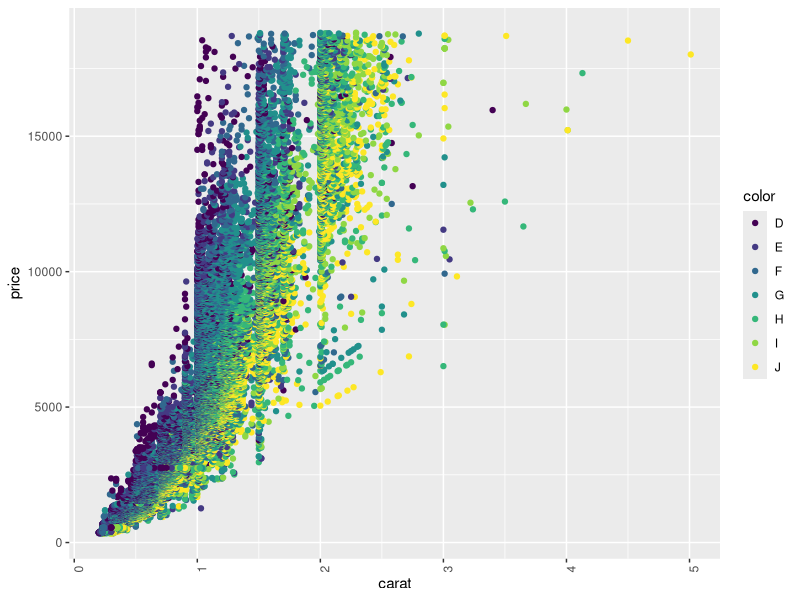

The R source for this figure:
## ---- chunk 1
library(tidyverse)

knitr::opts_chunk$set(fig.height = 3, fig.width = 4)
## ---- chunk 2
ggplot(diamonds, aes(x = carat, y = price, colour = color)) +
  geom_point() +
  theme(axis.text.x = element_text(angle = 90))
